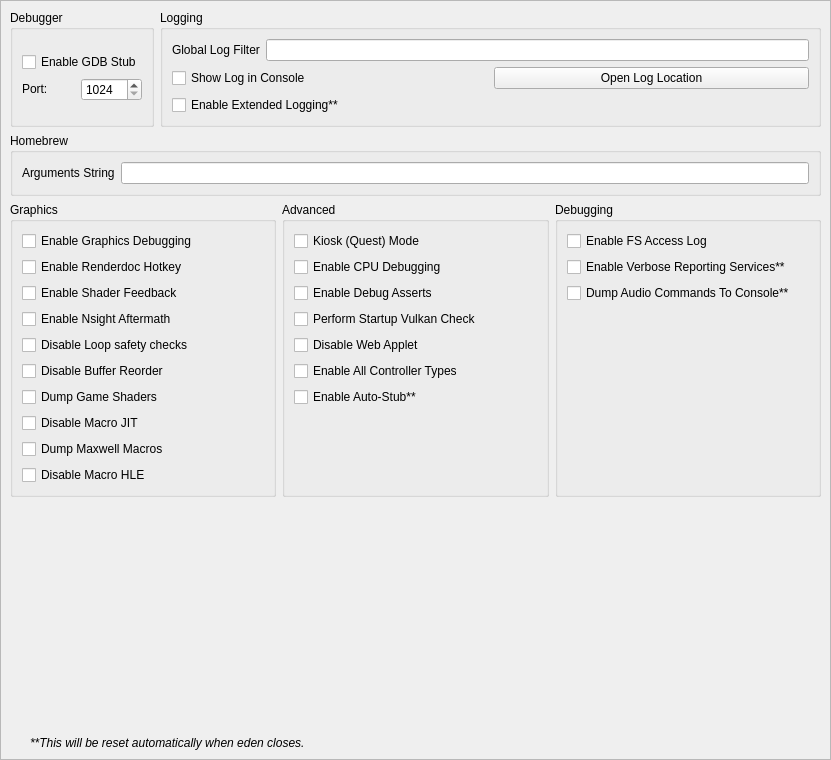
<?xml version="1.0" encoding="UTF-8"?>
<ui version="4.0">
 <class>ConfigureDebug</class>
 <widget class="QScrollArea" name="ConfigureDebug">
  <property name="geometry">
   <rect>
    <x>0</x>
    <y>0</y>
    <width>831</width>
    <height>760</height>
   </rect>
  </property>
  <property name="widgetResizable">
   <bool>true</bool>
  </property>
  <widget class="QWidget" name="widget">
   <property name="geometry">
    <rect>
     <x>0</x>
     <y>0</y>
     <width>842</width>
     <height>741</height>
    </rect>
   </property>
   <layout class="QVBoxLayout" name="verticalLayout_1">
    <item>
     <layout class="QHBoxLayout" name="horizontalLayout">
      <property name="topMargin">
       <number>0</number>
      </property>
      <item>
       <widget class="QGroupBox" name="groupBox">
        <property name="sizePolicy">
         <sizepolicy hsizetype="Preferred" vsizetype="Preferred">
          <horstretch>0</horstretch>
          <verstretch>0</verstretch>
         </sizepolicy>
        </property>
        <property name="title">
         <string>Debugger</string>
        </property>
        <property name="alignment">
         <set>Qt::AlignLeading|Qt::AlignLeft|Qt::AlignTop</set>
        </property>
        <property name="flat">
         <bool>false</bool>
        </property>
        <property name="checkable">
         <bool>false</bool>
        </property>
        <layout class="QVBoxLayout" name="verticalLayout_3">
         <item>
          <widget class="QWidget" name="debug_widget" native="true">
           <property name="sizePolicy">
            <sizepolicy hsizetype="Preferred" vsizetype="Maximum">
             <horstretch>0</horstretch>
             <verstretch>0</verstretch>
            </sizepolicy>
           </property>
           <layout class="QVBoxLayout" name="verticalLayout">
            <property name="sizeConstraint">
             <enum>QLayout::SetDefaultConstraint</enum>
            </property>
            <property name="leftMargin">
             <number>0</number>
            </property>
            <property name="topMargin">
             <number>0</number>
            </property>
            <property name="rightMargin">
             <number>0</number>
            </property>
            <property name="bottomMargin">
             <number>0</number>
            </property>
            <item>
             <widget class="QCheckBox" name="toggle_gdbstub">
              <property name="sizePolicy">
               <sizepolicy hsizetype="Maximum" vsizetype="Maximum">
                <horstretch>0</horstretch>
                <verstretch>0</verstretch>
               </sizepolicy>
              </property>
              <property name="text">
               <string>Enable GDB Stub</string>
              </property>
             </widget>
            </item>
            <item>
             <widget class="QWidget" name="horizontalWidget_3" native="true">
              <property name="sizePolicy">
               <sizepolicy hsizetype="Preferred" vsizetype="Maximum">
                <horstretch>0</horstretch>
                <verstretch>0</verstretch>
               </sizepolicy>
              </property>
              <layout class="QHBoxLayout" name="horizontalLayout_3">
               <property name="leftMargin">
                <number>0</number>
               </property>
               <property name="topMargin">
                <number>0</number>
               </property>
               <property name="rightMargin">
                <number>0</number>
               </property>
               <property name="bottomMargin">
                <number>0</number>
               </property>
               <item>
                <widget class="QLabel" name="label_11">
                 <property name="sizePolicy">
                  <sizepolicy hsizetype="Minimum" vsizetype="Maximum">
                   <horstretch>0</horstretch>
                   <verstretch>0</verstretch>
                  </sizepolicy>
                 </property>
                 <property name="text">
                  <string>Port:</string>
                 </property>
                </widget>
               </item>
               <item>
                <widget class="QSpinBox" name="gdbport_spinbox">
                 <property name="sizePolicy">
                  <sizepolicy hsizetype="Preferred" vsizetype="Maximum">
                   <horstretch>0</horstretch>
                   <verstretch>0</verstretch>
                  </sizepolicy>
                 </property>
                 <property name="minimum">
                  <number>1024</number>
                 </property>
                 <property name="maximum">
                  <number>65535</number>
                 </property>
                </widget>
               </item>
              </layout>
             </widget>
            </item>
           </layout>
          </widget>
         </item>
        </layout>
       </widget>
      </item>
      <item>
       <widget class="QGroupBox" name="groupBox_2">
        <property name="sizePolicy">
         <sizepolicy hsizetype="Expanding" vsizetype="Preferred">
          <horstretch>0</horstretch>
          <verstretch>0</verstretch>
         </sizepolicy>
        </property>
        <property name="title">
         <string>Logging</string>
        </property>
        <layout class="QGridLayout" name="gridLayout_1">
         <item row="1" column="1">
          <widget class="QPushButton" name="open_log_button">
           <property name="text">
            <string>Open Log Location</string>
           </property>
          </widget>
         </item>
         <item row="0" column="0" colspan="2">
          <widget class="QWidget" name="logging_widget" native="true">
           <property name="sizePolicy">
            <sizepolicy hsizetype="Preferred" vsizetype="Maximum">
             <horstretch>0</horstretch>
             <verstretch>0</verstretch>
            </sizepolicy>
           </property>
           <layout class="QHBoxLayout" name="horizontalLayout_1">
            <property name="leftMargin">
             <number>0</number>
            </property>
            <property name="topMargin">
             <number>0</number>
            </property>
            <property name="rightMargin">
             <number>0</number>
            </property>
            <property name="bottomMargin">
             <number>0</number>
            </property>
            <item>
             <widget class="QLabel" name="label_1">
              <property name="sizePolicy">
               <sizepolicy hsizetype="Preferred" vsizetype="Preferred">
                <horstretch>0</horstretch>
                <verstretch>0</verstretch>
               </sizepolicy>
              </property>
              <property name="text">
               <string>Global Log Filter</string>
              </property>
             </widget>
            </item>
            <item>
             <widget class="QLineEdit" name="log_filter_edit"/>
            </item>
           </layout>
          </widget>
         </item>
         <item row="2" column="0">
          <widget class="QCheckBox" name="extended_logging">
           <property name="enabled">
            <bool>true</bool>
           </property>
           <property name="toolTip">
            <string>When checked, the max size of the log increases from 100 MB to 1 GB</string>
           </property>
           <property name="text">
            <string>Enable Extended Logging**</string>
           </property>
          </widget>
         </item>
         <item row="1" column="0">
          <widget class="QCheckBox" name="toggle_console">
           <property name="text">
            <string>Show Log in Console</string>
           </property>
          </widget>
         </item>
        </layout>
       </widget>
      </item>
     </layout>
    </item>
    <item>
     <widget class="QGroupBox" name="groupBox_3">
      <property name="title">
       <string>Homebrew</string>
      </property>
      <layout class="QVBoxLayout" name="verticalLayout_5">
       <item>
        <layout class="QHBoxLayout" name="horizontalLayout_4">
         <item>
          <widget class="QLabel" name="label_3">
           <property name="text">
            <string>Arguments String</string>
           </property>
          </widget>
         </item>
         <item>
          <widget class="QLineEdit" name="homebrew_args_edit"/>
         </item>
        </layout>
       </item>
      </layout>
     </widget>
    </item>
    <item>
     <layout class="QHBoxLayout" name="horizontalLayout_2">
      <item>
       <widget class="QGroupBox" name="groupBox_4">
        <property name="title">
         <string>Graphics</string>
        </property>
        <layout class="QGridLayout" name="gridLayout_2">
         <item row="4" column="0">
          <widget class="QCheckBox" name="disable_loop_safety_checks">
           <property name="toolTip">
            <string>When checked, it executes shaders without loop logic changes</string>
           </property>
           <property name="text">
            <string>Disable Loop safety checks</string>
           </property>
          </widget>
         </item>
         <item row="8" column="0">
          <widget class="QCheckBox" name="dump_macros">
           <property name="enabled">
            <bool>true</bool>
           </property>
           <property name="toolTip">
            <string>When checked, it will dump all the macro programs of the GPU</string>
           </property>
           <property name="text">
            <string>Dump Maxwell Macros</string>
           </property>
          </widget>
         </item>
         <item row="3" column="0">
          <widget class="QCheckBox" name="enable_nsight_aftermath">
           <property name="toolTip">
            <string>When checked, it enables Nsight Aftermath crash dumps</string>
           </property>
           <property name="text">
            <string>Enable Nsight Aftermath</string>
           </property>
          </widget>
         </item>
         <item row="6" column="0">
          <widget class="QCheckBox" name="dump_shaders">
           <property name="enabled">
            <bool>true</bool>
           </property>
           <property name="toolTip">
            <string>When checked, it will dump all the original assembler shaders from the disk shader cache or game as found</string>
           </property>
           <property name="text">
            <string>Dump Game Shaders</string>
           </property>
          </widget>
         </item>
         <item row="1" column="0">
          <widget class="QCheckBox" name="enable_renderdoc_hotkey">
           <property name="text">
            <string>Enable Renderdoc Hotkey</string>
           </property>
          </widget>
         </item>
         <item row="7" column="0">
          <widget class="QCheckBox" name="disable_macro_jit">
           <property name="enabled">
            <bool>true</bool>
           </property>
           <property name="toolTip">
            <string>When checked, it disables the macro Just In Time compiler. Enabling this makes games run slower</string>
           </property>
           <property name="text">
            <string>Disable Macro JIT</string>
           </property>
          </widget>
         </item>
         <item row="9" column="0">
          <widget class="QCheckBox" name="disable_macro_hle">
           <property name="enabled">
            <bool>true</bool>
           </property>
           <property name="toolTip">
            <string>When checked, it disables the macro HLE functions. Enabling this makes games run slower</string>
           </property>
           <property name="text">
            <string>Disable Macro HLE</string>
           </property>
          </widget>
         </item>
         <item row="0" column="0">
          <widget class="QCheckBox" name="enable_graphics_debugging">
           <property name="enabled">
            <bool>true</bool>
           </property>
           <property name="toolTip">
            <string>When checked, the graphics API enters a slower debugging mode</string>
           </property>
           <property name="text">
            <string>Enable Graphics Debugging</string>
           </property>
          </widget>
         </item>
         <item row="10" column="0">
          <spacer name="verticalSpacer_5">
           <property name="orientation">
            <enum>Qt::Vertical</enum>
           </property>
           <property name="sizeType">
            <enum>QSizePolicy::Preferred</enum>
           </property>
           <property name="sizeHint" stdset="0">
            <size>
             <width>20</width>
             <height>0</height>
            </size>
           </property>
          </spacer>
         </item>
         <item row="2" column="0">
          <widget class="QCheckBox" name="enable_shader_feedback">
           <property name="toolTip">
            <string>When checked, eden will log statistics about the compiled pipeline cache</string>
           </property>
           <property name="text">
            <string>Enable Shader Feedback</string>
           </property>
          </widget>
         </item>
         <item row="5" column="0">
          <widget class="QCheckBox" name="disable_buffer_reorder">
           <property name="toolTip">
            <string>&lt;html&gt;&lt;head/&gt;&lt;body&gt;&lt;p&gt;When checked, disables reordering of mapped memory uploads which allows to associate uploads with specific draws. May reduce performance in some cases.&lt;/p&gt;&lt;/body&gt;&lt;/html&gt;</string>
           </property>
           <property name="text">
            <string>Disable Buffer Reorder</string>
           </property>
          </widget>
         </item>
        </layout>
       </widget>
      </item>
      <item>
       <widget class="QGroupBox" name="groupBox_6">
        <property name="title">
         <string>Advanced</string>
        </property>
        <layout class="QGridLayout" name="gridLayout_4">
         <item row="3" column="0">
          <widget class="QCheckBox" name="perform_vulkan_check">
           <property name="toolTip">
            <string>Enables eden to check for a working Vulkan environment when the program starts up. Disable this if this is causing issues with external programs seeing eden.</string>
           </property>
           <property name="text">
            <string>Perform Startup Vulkan Check</string>
           </property>
          </widget>
         </item>
         <item row="4" column="0">
          <widget class="QCheckBox" name="disable_web_applet">
           <property name="text">
            <string>Disable Web Applet</string>
           </property>
          </widget>
         </item>
         <item row="5" column="0">
          <widget class="QCheckBox" name="enable_all_controllers">
           <property name="text">
            <string>Enable All Controller Types</string>
           </property>
          </widget>
         </item>
         <item row="6" column="0">
          <widget class="QCheckBox" name="use_auto_stub">
           <property name="text">
            <string>Enable Auto-Stub**</string>
           </property>
          </widget>
         </item>
         <item row="0" column="0">
          <widget class="QCheckBox" name="quest_flag">
           <property name="text">
            <string>Kiosk (Quest) Mode</string>
           </property>
          </widget>
         </item>
         <item row="1" column="0">
          <widget class="QCheckBox" name="enable_cpu_debugging">
           <property name="text">
            <string>Enable CPU Debugging</string>
           </property>
          </widget>
         </item>
         <item row="2" column="0">
          <widget class="QCheckBox" name="use_debug_asserts">
           <property name="text">
            <string>Enable Debug Asserts</string>
           </property>
          </widget>
         </item>
         <item row="7" column="0">
          <spacer name="verticalSpacer_4">
           <property name="orientation">
            <enum>Qt::Vertical</enum>
           </property>
           <property name="sizeType">
            <enum>QSizePolicy::Expanding</enum>
           </property>
           <property name="sizeHint" stdset="0">
            <size>
             <width>20</width>
             <height>0</height>
            </size>
           </property>
          </spacer>
         </item>
        </layout>
       </widget>
      </item>
      <item>
       <widget class="QGroupBox" name="groupBox_5">
        <property name="title">
         <string>Debugging</string>
        </property>
        <layout class="QGridLayout" name="gridLayout_3">
         <item row="0" column="0">
          <widget class="QCheckBox" name="fs_access_log">
           <property name="text">
            <string>Enable FS Access Log</string>
           </property>
          </widget>
         </item>
         <item row="3" column="0">
          <widget class="QCheckBox" name="dump_audio_commands">
           <property name="toolTip">
            <string>Enable this to output the latest generated audio command list to the console. Only affects games using the audio renderer.</string>
           </property>
           <property name="text">
            <string>Dump Audio Commands To Console**</string>
           </property>
          </widget>
         </item>
         <item row="2" column="0">
          <widget class="QCheckBox" name="reporting_services">
           <property name="text">
            <string>Enable Verbose Reporting Services**</string>
           </property>
          </widget>
         </item>
         <item row="5" column="0">
          <spacer name="verticalSpacer_3">
           <property name="orientation">
            <enum>Qt::Vertical</enum>
           </property>
           <property name="sizeType">
            <enum>QSizePolicy::Expanding</enum>
           </property>
           <property name="sizeHint" stdset="0">
            <size>
             <width>20</width>
             <height>0</height>
            </size>
           </property>
          </spacer>
         </item>
        </layout>
       </widget>
      </item>
     </layout>
    </item>
    <item>
     <spacer name="verticalSpacer">
      <property name="orientation">
       <enum>Qt::Vertical</enum>
      </property>
      <property name="sizeHint" stdset="0">
       <size>
        <width>20</width>
        <height>0</height>
       </size>
      </property>
     </spacer>
    </item>
    <item>
     <widget class="QLabel" name="label_5">
      <property name="sizePolicy">
       <sizepolicy hsizetype="Expanding" vsizetype="Preferred">
        <horstretch>0</horstretch>
        <verstretch>0</verstretch>
       </sizepolicy>
      </property>
      <property name="font">
       <font>
        <italic>true</italic>
       </font>
      </property>
      <property name="text">
       <string>**This will be reset automatically when eden closes.</string>
      </property>
      <property name="indent">
       <number>20</number>
      </property>
     </widget>
    </item>
   </layout>
  </widget>
 </widget>
 <tabstops>
  <tabstop>log_filter_edit</tabstop>
  <tabstop>toggle_console</tabstop>
  <tabstop>extended_logging</tabstop>
  <tabstop>open_log_button</tabstop>
  <tabstop>homebrew_args_edit</tabstop>
  <tabstop>enable_graphics_debugging</tabstop>
  <tabstop>enable_shader_feedback</tabstop>
  <tabstop>enable_nsight_aftermath</tabstop>
  <tabstop>fs_access_log</tabstop>
  <tabstop>reporting_services</tabstop>
  <tabstop>quest_flag</tabstop>
  <tabstop>enable_cpu_debugging</tabstop>
  <tabstop>use_debug_asserts</tabstop>
 </tabstops>
 <resources/>
 <connections/>
</ui>
